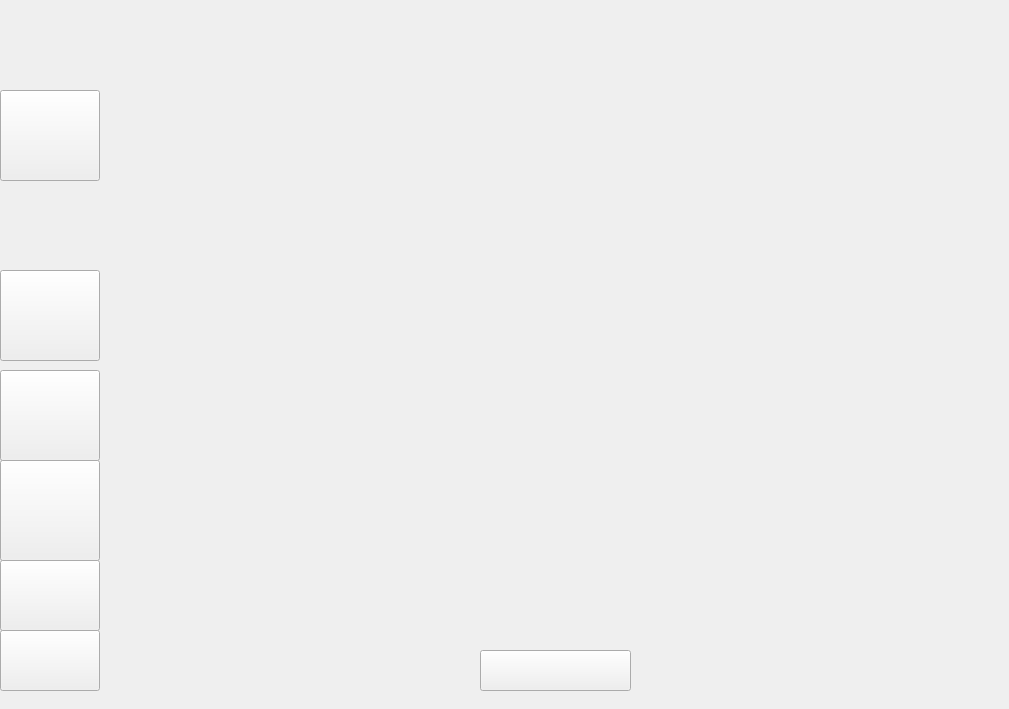
    <widget class="QWidget" name="page_7">
     <widget class="QLabel" name="label_7">
      <property name="geometry">
       <rect>
        <x>0</x>
        <y>0</y>
        <width>1000</width>
        <height>700</height>
       </rect>
      </property>
      <property name="text">
       <string/>
      </property>
      <property name="pixmap">
       <pixmap resource="resources.qrc">:/resources/EliminarAlumno.png</pixmap>
      </property>
      <property name="scaledContents">
       <bool>true</bool>
      </property>
     </widget>
     <widget class="QPushButton" name="pushButton_5">
      <property name="geometry">
       <rect>
        <x>480</x>
        <y>650</y>
        <width>151</width>
        <height>41</height>
       </rect>
      </property>
      <property name="text">
       <string/>
      </property>
     </widget>
     <widget class="QPushButton" name="pushButton_6">
      <property name="geometry">
       <rect>
        <x>0</x>
        <y>90</y>
        <width>100</width>
        <height>91</height>
       </rect>
      </property>
      <property name="text">
       <string/>
      </property>
     </widget>
     <widget class="QPushButton" name="pushButton_23">
      <property name="geometry">
       <rect>
        <x>0</x>
        <y>270</y>
        <width>100</width>
        <height>91</height>
       </rect>
      </property>
      <property name="text">
       <string/>
      </property>
     </widget>
     <widget class="QPushButton" name="pushButton_71">
      <property name="geometry">
       <rect>
        <x>0</x>
        <y>370</y>
        <width>100</width>
        <height>91</height>
       </rect>
      </property>
      <property name="text">
       <string/>
      </property>
     </widget>
     <widget class="QPushButton" name="pushButton_90">
      <property name="geometry">
       <rect>
        <x>0</x>
        <y>460</y>
        <width>100</width>
        <height>101</height>
       </rect>
      </property>
      <property name="text">
       <string/>
      </property>
     </widget>
     <widget class="QPushButton" name="pushButton_178">
      <property name="geometry">
       <rect>
        <x>0</x>
        <y>560</y>
        <width>100</width>
        <height>71</height>
       </rect>
      </property>
      <property name="text">
       <string/>
      </property>
     </widget>
     <widget class="QPushButton" name="pushButton_179">
      <property name="geometry">
       <rect>
        <x>0</x>
        <y>630</y>
        <width>100</width>
        <height>61</height>
       </rect>
      </property>
      <property name="text">
       <string/>
      </property>
     </widget>
     <widget class="QListWidget" name="listWidgetEliminarAlumnos">
      <property name="geometry">
       <rect>
        <x>130</x>
        <y>160</y>
        <width>841</width>
        <height>481</height>
       </rect>
      </property>
      <property name="styleSheet">
       <string notr="true">QWidget {
    background: transparent;
    color: black;
}
</string>
      </property>
     </widget>
    </widget>
